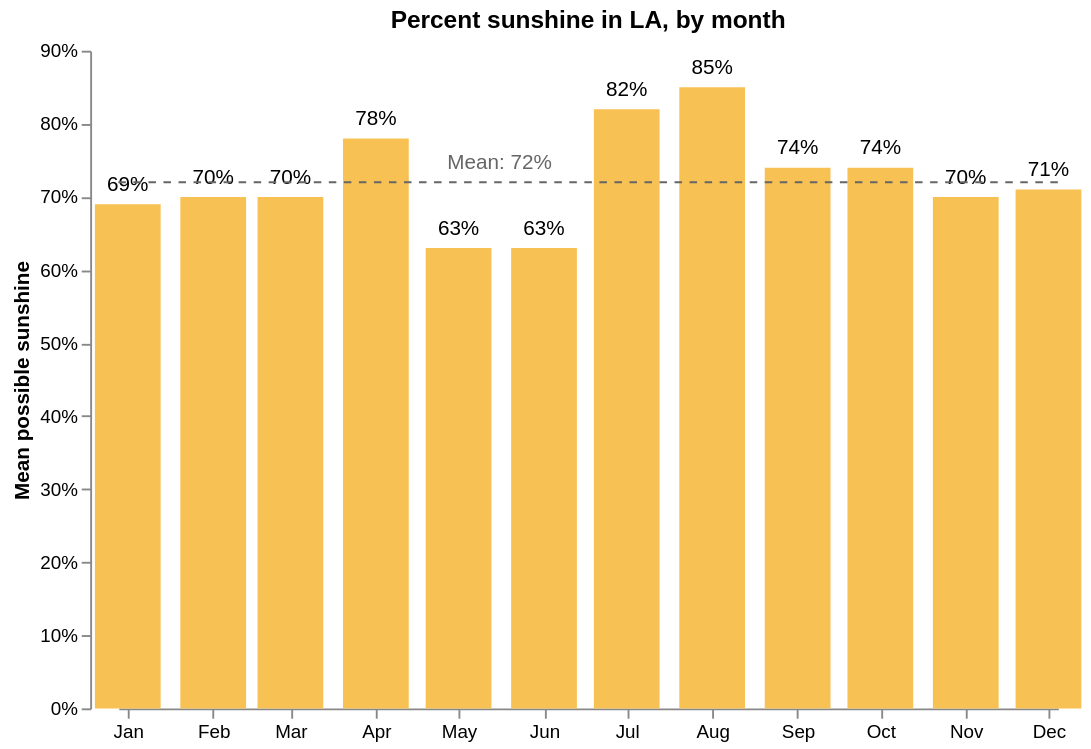

The cell this chart's notebook holds for it:
### Code cell
base = alt.Chart(sun_la_melt).encode(
    x=alt.X("month_num:T", axis=alt.Axis(format="%b", grid=False), title=""),
    y=alt.Y(
        "pct_sun:Q",
        axis=alt.Axis(format="%", grid=False, offset=15),
        title="Mean possible sunshine",
    ),
    text=alt.Text("pct_sun:Q", format=".0%"),
)

bars = base.mark_bar(color="#f8c153", width=35)
text = base.mark_text(align="center", dy=-10, dx=0)

# Mean line
mean_line = (
    alt.Chart(pd.DataFrame({"y": [mean_sun_la]}))
    .mark_rule(color="#666", strokeDash=[4, 4])
    .encode(y="y:Q")
)

# Mean label
mean_label = (
    alt.Chart(pd.DataFrame({"y": [mean_sun_la], "text": ["Mean: 72%"]}))
    .mark_text(align="left", dx=-75, dy=-10, color="#666")
    .encode(y="y:Q", text="text:N")
)

chart = (
    (bars + text + mean_line + mean_label)
    .configure_view(strokeWidth=0)
    .properties(width=500, height=350, title="Percent sunshine in LA, by month")
)

chart

### Figure 1 — Vega-Lite specification as saved in the notebook (floating-point values rounded to 4 significant figures)
{"config": {"view": {"continuousWidth": 300, "continuousHeight": 300, "strokeWidth": 0}}, "layer": [{"mark": {"type": "bar", "color": "#f8c153", "width": 35}, "encoding": {"text": {"field": "pct_sun", "format": ".0%", "type": "quantitative"}, "x": {"axis": {"format": "%b", "grid": false}, "field": "month_num", "title": "", "type": "temporal"}, "y": {"axis": {"format": "%", "grid": false, "offset": 15}, "field": "pct_sun", "title": "Mean possible sunshine", "type": "quantitative"}}}, {"mark": {"type": "text", "align": "center", "dx": 0, "dy": -10}, "encoding": {"text": {"field": "pct_sun", "format": ".0%", "type": "quantitative"}, "x": {"axis": {"format": "%b", "grid": false}, "field": "month_num", "title": "", "type": "temporal"}, "y": {"axis": {"format": "%", "grid": false, "offset": 15}, "field": "pct_sun", "title": "Mean possible sunshine", "type": "quantitative"}}}, {"data": {"name": "data-83bb02105dc2cf156bd5b3901e4ff831"}, "mark": {"type": "rule", "color": "#666", "strokeDash": [4, 4]}, "encoding": {"y": {"field": "y", "type": "quantitative"}}}, {"data": {"name": "data-5b5dafa16e0bcaaae5430e57cda79c80"}, "mark": {"type": "text", "align": "left", "color": "#666", "dx": -75, "dy": -10}, "encoding": {"text": {"field": "text", "type": "nominal"}, "y": {"field": "y", "type": "quantitative"}}}], "data": {"name": "data-c06b62df84e5d2ef63f366e4f05155fe"}, "height": 350, "title": "Percent sunshine in LA, by month", "width": 500, "$schema": "https://vega.github.io/schema/vega-lite/v5.20.1.json", "datasets": {"data-c06b62df84e5d2ef63f366e4f05155fe": [{"station_location": "LOS ANGELES", "month": "jan", "pct_sun": 0.69, "month_num": "1"}, {"station_location": "LOS ANGELES", "month": "feb", "pct_sun": 0.7, "month_num": "2"}, {"station_location": "LOS ANGELES", "month": "mar", "pct_sun": 0.7, "month_num": "3"}, {"station_location": "LOS ANGELES", "month": "apr", "pct_sun": 0.78, "month_num": "4"}, {"station_location": "LOS ANGELES", "month": "may", "pct_sun": 0.63, "month_num": "5"}, {"station_location": "LOS ANGELES", "month": "jun", "pct_sun": 0.63, "month_num": "6"}, {"station_location": "LOS ANGELES", "month": "jul", "pct_sun": 0.82, "month_num": "7"}, {"station_location": "LOS ANGELES", "month": "aug", "pct_sun": 0.85, "month_num": "8"}, {"station_location": "LOS ANGELES", "month": "sep", "pct_sun": 0.74, "month_num": "9"}, {"station_location": "LOS ANGELES", "month": "oct", "pct_sun": 0.74, "month_num": "10"}, {"station_location": "LOS ANGELES", "month": "nov", "pct_sun": 0.7, "month_num": "11"}, {"station_location": "LOS ANGELES", "month": "dec", "pct_sun": 0.71, "month_num": "12"}], "data-83bb02105dc2cf156bd5b3901e4ff831": [{"y": 0.72}], "data-5b5dafa16e0bcaaae5430e57cda79c80": [{"y": 0.72, "text": "Mean: 72%"}]}}
